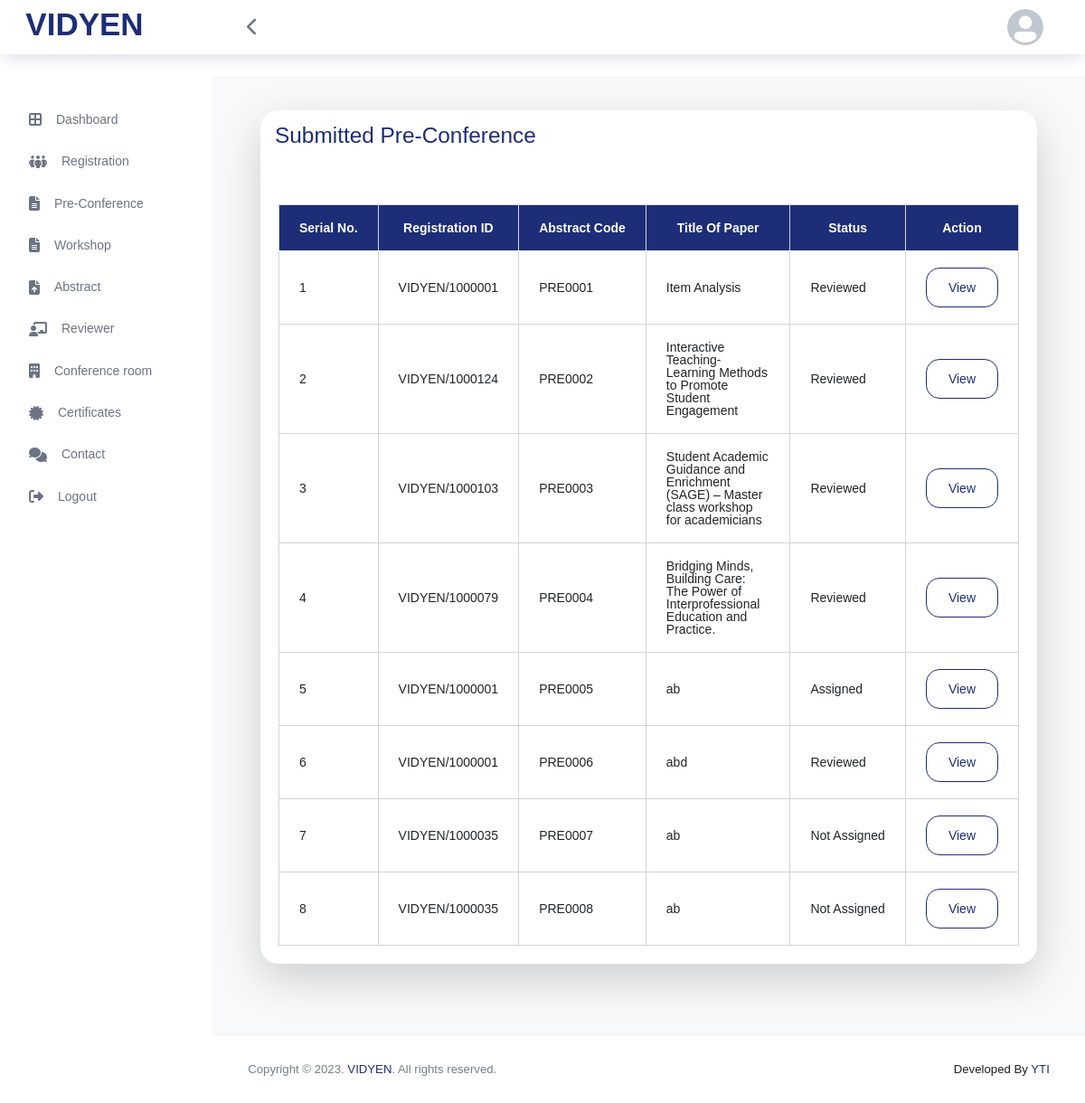
The app's page /decyen/views/admin/index.php?controller=admin&action=preconference_view (signed in) with its own data.
### tables this page shows
CREATE TABLE `pre_conference` (
  `id` int(11) NOT NULL,
  `registration_id` varchar(200) NOT NULL,
  `pre_confernce_id` varchar(200) NOT NULL,
  `sub_theme` varchar(200) NOT NULL,
  `title_paper` varchar(200) NOT NULL,
  `keywords` varchar(200) NOT NULL,
  `abstract_background` longtext NOT NULL,
  `abstract_rationale` longtext NOT NULL,
  `abstract_objective` longtext NOT NULL,
  `abstract_outcome` longtext NOT NULL,
  `abstract_structure` longtext NOT NULL,
  `abstract_description` longtext NOT NULL,
  `participant` longtext NOT NULL,
  `participant_description` longtext NOT NULL,
  `max_participants` longtext NOT NULL,
  `workshop_overview` longtext NOT NULL,
  `created_by` varchar(200) NOT NULL,
  `created_on` varchar(200) NOT NULL,
  `status` int(11) NOT NULL DEFAULT 0,
  `flag` int(11) NOT NULL DEFAULT 0
);

### decyen/controllers/AdminController.php (called while the page is built, shortened)
<?php
require_once __DIR__ . '/../models/AdminModel.php';
class AdminController
{
    public function preconference_view()
    {
        $user_type = $_SESSION['usertype'];
        $model = new AdminModel;
        $result = $model->getAll_preConference();
        $content_file = __DIR__ . '/../views/admin/preconference_view.php';
        require_once __DIR__ . '/../views/main.php';
    }
}

### index.php (called while the page is built, shortened)
<?php
require_once __DIR__ . '/core/config.php';
$action     = $_GET['action'] ?? 'home';
$controllerObject = new $controllerClass();
$controllerObject->{$action}();

### core/config.php (called while the page is built, shortened)
<?php
class Config{
    function __construct(){
        $this->db_conn=$this->connection();
    }
private function connection(){
    $conn=mysqli_connect(DB_HOST,DB_USER,DB_PASS,DB_NAME);
    if (!$conn) {
  die("Connection failed: " . mysqli_connect_error());
}else{
    return $conn;
}
}
}

### decyen/models/AdminModel.php (called while the page is built, shortened)
<?php
class AdminModel
{
    private $conn;
    public function __construct()
    {
        $config = new Config();
        $this->conn = $config->db_conn;
    }
    public function getAll_preConference()
    {
        $query = "SELECT * FROM pre_conference";
        return $this->conn->query($query);
    }
}

### decyen/views/admin/preconference_view.php (the view, shortened to what this page needs)
<div class="content-wrapper bg-light">
  <div class="col-12 grid-margin">
    <div class="card shadow-lg">
      <div class="card-title text-primary p-3">
        <h3>Submitted Pre-Conference</h3>
      </div>
      <div class="card-body">
        <div class="table-responsive">
          <table class="table table-bordered dt table-hover" id="dataTable">
            <thead class="text-center bg-primary text-white">
              <tr>
                <th>Serial No.</th>
                <th>Registration ID</th>
                <th>Abstract Code</th>
                <th>Title Of Paper</th>
                <th>Status</th>
                <th>Action</th>
              </tr>
            </thead>
            <tbody>
							<?php $i = 1;
							while ($row = mysqli_fetch_array($result)) {
								$status = $row['status'];
								if ($status == '1') {
									$status = "Assigned";
								} else if ($status == '2') {
									$status = "Reviewed";
								} else {
									$status = "Not Assigned";
								}
							?>
								<tr>
									<td><?php echo $i; ?></td>
									<td><?php echo $row['registration_id']; ?></td>
									<td><?php echo $row['pre_confernce_id']; ?></td>
									<td style="word-wrap: break-word;white-space: normal;max-width: 200px;"><?php echo $row['title_paper']; ?></td>
									<td class="tdtest"><?php echo $status; ?></td>
									<td><a class="btn btn-outline-primary" href="index.php?controller=admin&action=preconference_viewDetails&id=<?php echo $row['pre_confernce_id']; ?>" data-bs-toggle="tooltip" data-bs-placement="top" title="View">View</a>
									</td>
								</tr>
							<?php $i++;
							}
							?>
						</tbody>
          </table>
        </div>
      </div>
    </div>
  </div>
</div>

### decyen/views/main.php (shortened to what this page needs)
<!DOCTYPE html>
<html lang="en">
<head>
  <link rel="stylesheet" href="<?= BASE ?>/assets/vendors/feather/feather.css">
  <link rel="stylesheet" href="<?= BASE ?>/assets/vendors/ti-icons/css/themify-icons.css">
  <link rel="stylesheet" href="<?= BASE ?>/assets/vendors/css/vendor.bundle.base.css">
  <link href="<?= BASE ?>/assets/vendors/datatables/dataTables.bootstrap4.min.css" rel="stylesheet">
  <link rel="stylesheet" href="https://cdnjs.cloudflare.com/ajax/libs/font-awesome/6.1.1/css/all.min.css">
  <link rel="stylesheet" href="<?= BASE ?>/assets/vendors/datatables.net-bs4/dataTables.bootstrap4.css">
  <link href="https://cdn.jsdelivr.net/npm/bootstrap@5.0.2/dist/css/bootstrap.min.css" rel="stylesheet">
  <link rel="stylesheet" href="<?= BASE ?>/assets/vendors/ti-icons/css/themify-icons.css">
  <link rel="stylesheet" type="text/css" href="<?= BASE ?>/assets/js/select.dataTables.min.css">
  <link href="https://cdnjs.cloudflare.com/ajax/libs/bootstrap-datepicker/1.6.4/css/bootstrap-datepicker.css" rel="stylesheet" />
  <link rel="stylesheet" href="<?= BASE ?>/assets/css/vertical-layout-light/style.css?v=3">
  <link rel="stylesheet" href="<?= BASE ?>/assets/css/regi.css">
</head>
<body>
  <div class="container-scroller ">
    <nav class="navbar col-lg-12 scol-12 p-0 fixed-top d-flex flex-row">
      <div class="navbar-brand-wrapper d-flex align-items-center justify-content-center">
        <a class="navbar-brand brand-logo mr-5 " href="index.php?controller=authentication&action=dashboard">
          <h2 class="text-primary"><b>VIDYEN</b></h2>
        </a>
      </div>
      <div class="navbar-menu-wrapper d-flex align-items-center justify-content-end">
        <button class=" navbar-toggler align-self-center " type="button" data-toggle="minimize">
          <i class=" fa-solid fa-chevron-left"></i>
        </button>
        <ul class="navbar-nav navbar-nav-right pr-2">
          <li class="nav-item nav-profile dropdown">
            <a class="nav-link dropdown-toggle" href="#" data-toggle="dropdown" id="profileDropdown">
              <img src="<?= BASE ?>/assets/images/avatar.png" alt="profile" />
            </a>
          </li>
        </ul>
      </div>
    </nav>
    <div class="container-fluid page-body-wrapper mt-4">
      <nav class="sidebar sidebar-offcanvas" id="sidebar">
        <ul class="nav">
          <li class="nav-item ">
            <a class="nav-link " href="index.php?controller=authentication&action=dashboard">
              <i class="fa-solid fa-border-all menu-icon"></i>
              <span class="menu-title">Dashboard</span>
            </a>
          </li>
          <?php
          if ($user_type == 'admin') {
          ?>
            <li class="nav-item">
              <a class="nav-link" href="index.php?controller=admin&action=admin_reg_view">
                <i class="fa-solid fa-people-group menu-icon"></i>
                <span class="menu-title">Registration</span>
              </a>
            </li>
            <li class="nav-item ">
              <a class="nav-link " href="index.php?controller=admin&action=preconference_view">
                <i class="fa-solid fa-file-alt menu-icon"></i>
                <span class="menu-title">Pre-Conference</span>
              </a>
            </li>
            <li class="nav-item  ">
              <a class="nav-link " href="index.php?controller=admin&action=workshop_view">
                <i class="fa-solid fa-file-alt menu-icon"></i>
                <span class="menu-title">Workshop</span>
              </a>
            </li>
            <li class="nav-item  ">
              <a class="nav-link " href="index.php?controller=admin&action=abstract_view">
                <i class="fa-solid fa-file-arrow-up menu-icon"></i>
                <span class="menu-title">Abstract</span>
              </a>
            </li>
            <li class="nav-item  ">
              <a class="nav-link " href="index.php?controller=admin&action=reviewer_view">
                <i class="fa-solid fa-chalkboard-user menu-icon"></i>
                <span class="menu-title">Reviewer</span>
              </a>
            </li>
            <li class="nav-item  ">
              <a class="nav-link " href="index.php?controller=admin&action=conference_room_view">
                <i class="fa-solid fa-building menu-icon"></i>
                <span class="menu-title">Conference room</span>
              </a>
            </li>
            <li class="nav-item">
              <a class="nav-link" data-toggle="collapse" href="#certificates" aria-expanded="false" aria-controls="certificates">
                <i class="fa-solid fa-certificate menu-icon"></i>
                <span class="menu-title">Certificates</span>
                <i class="menu-arrow"></i>
              </a>
            </li>
            <li class="nav-item  ">
              <a class="nav-link " href="index.php?controller=admin&action=contact_view">
                <i class="fa-solid fa-comments menu-icon"></i>
                <span class="menu-title">Contact</span>
              </a>
            </li>
          <?php
          }
          ?>
          <li class="nav-item ">
            <a class="nav-link" href="index.php?controller=authentication&action=logout">
              <i class="fa-solid fa-right-from-bracket menu-icon"></i>
              <span class="menu-title">Logout</span></a>
          </li>
        </ul>
      </nav>
      <div class="main-panel">
        <?php
        if (file_exists($content_file)) {
          require_once $content_file;
        }
        ?>
        <footer class="footer">
          <div class="d-sm-flex justify-content-center justify-content-sm-between">
            <span class="text-muted text-center text-sm-left d-block d-sm-inline-block">Copyright © 2023. <a href="#" target="_blank">VIDYEN</a>. All rights reserved.</span>
            <span class="float-none float-sm-right d-block mt-1 mt-sm-0 text-center">Developed By <a target="_blank" href="http://ytincubator.com/">YTI</a></span>
          </div>
        </footer>
      </div>
    </div>
  </div>
</body>
</html>

### decyen/assets/css/regi.css (style rules this page uses)
.navbar-nav { margin-left: 50px; padding: 20px 0; }
.navbar { margin-bottom: 0; border: 1px solid transparent; border-radius: 0; text-transform: uppercase; font-weight: 500; z-index: 2; }
.navbar { background: #f2f2f2; border: 0; }
.content-wrapper { background-color:#e9e4f0; }

### records on screen
pre_conference: registration "VIDYEN/1000001", pre_confernce "PRE0001", title_paper "Item Analysis", status "Reviewed"
pre_conference: registration "VIDYEN/1000124", pre_confernce "PRE0002", title_paper "Interactive Teaching-Learning Methods to Promote Student Engagement", status "Reviewed"
pre_conference: registration "VIDYEN/1000103", pre_confernce "PRE0003", title_paper "Student Academic Guidance and Enrichment (SAGE) – Master class workshop for academicians", status "Reviewed"
pre_conference: registration "VIDYEN/1000079", pre_confernce "PRE0004", title_paper "Bridging Minds, Building Care: The Power of Interprofessional Education and Practice.", status "Reviewed"
pre_conference: registration "VIDYEN/1000001", pre_confernce "PRE0005", title_paper "ab", status "Assigned"
pre_conference: registration "VIDYEN/1000001", pre_confernce "PRE0006", title_paper "abd", status "Reviewed"
pre_conference: registration "VIDYEN/1000035", pre_confernce "PRE0007", title_paper "ab", status "Not Assigned"
pre_conference: registration "VIDYEN/1000035", pre_confernce "PRE0008", title_paper "ab", status "Not Assigned"
